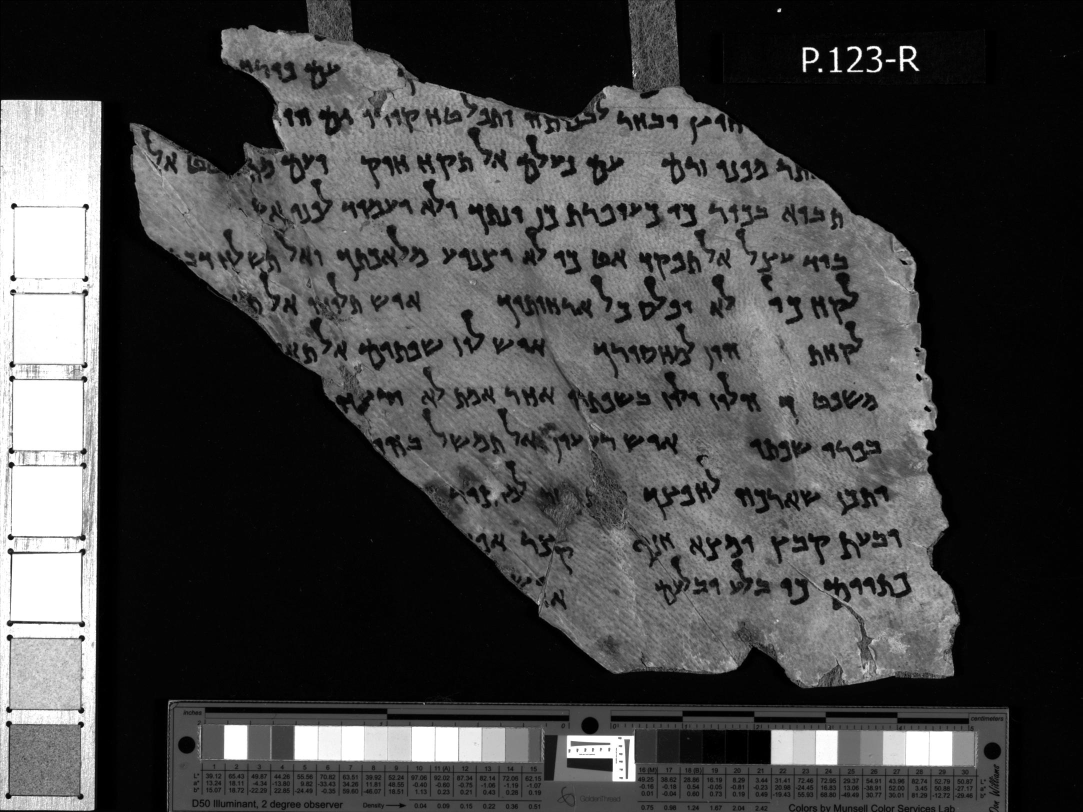
#> input picture example.jpg, 2165 x 1624 px (shown at 1/2 size)
$ python -i preprocessing.py   (imports and definitions only)   (older library calls are emulated)
#> lines starting #> are read from the running program, lines starting #| are printed output that depends on the picture; after the words box and inside, x2 and y2 are one past the last pixel; in counts of white or black regions, pixels touching at a corner belong together
#> further down, picture is the input picture: shape (1624, 2165); min 0, max 255, mean 67.5
import cv2
import numpy
import math

def fill_white(image):
    h, w = image.shape
#> h = 1624; w = 2165
    seed = (1, 1)

    mask = numpy.zeros((h+2, w+2), numpy.uint8)
    floodflags = 4
    floodflags |= cv2.FLOODFILL_MASK_ONLY
    floodflags |= (255 << 8)

    # corners
    num, img, mask, rect = cv2.floodFill(image, mask, seed, 255)
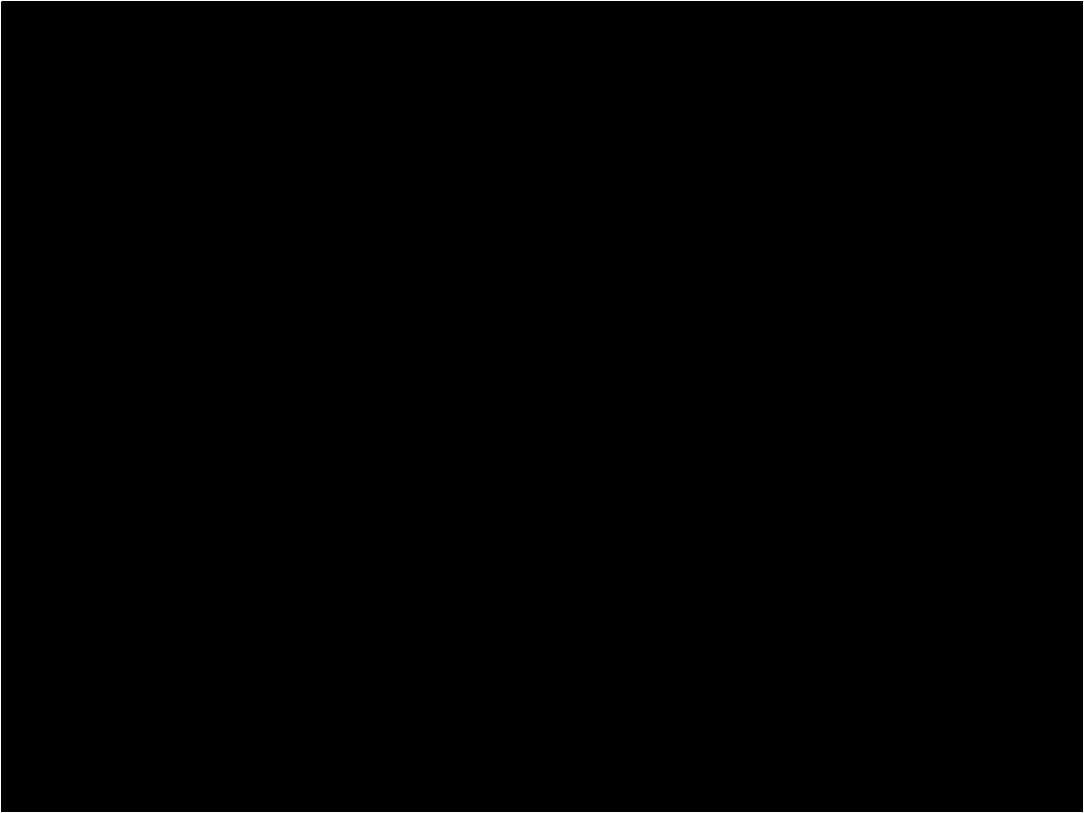
#> mask: shape (1626, 2167) (shown at 1/2 size); values 0 (black) and 1 (white), 0.22% white in thin lines or dots
#> num = 4; rect = (0, 0, 3, 2)
    num, img, mask, rect = cv2.floodFill(img, mask, (w-2, h-2), 255)
#> img: shape (1624, 2165); min 0, max 255, mean 67.5
#> num = 64; rect = (2152, 1616, 13, 8)
    num, img, mask, rect = cv2.floodFill(img, mask, (0, h-2), 255)
#> img: shape (1624, 2165); min 0, max 255, mean 67.5
#> num = 1; rect = (0, 1622, 1, 1)
    num, img, mask, rect = cv2.floodFill(img, mask, (w-2, 0), 255)
#> img: shape (1624, 2165); min 0, max 255, mean 67.5
#> num = 37; rect = (2128, 0, 37, 1)

    #middle of edges
    num, img, mask, rect = cv2.floodFill(image, mask, (w//2, 1), 255)
#> img: shape (1624, 2165); min 0, max 255, mean 67.5
#> num = 10; rect = (1081, 1, 9, 2)
    num, img, mask, rect = cv2.floodFill(img, mask, (1, h//2-2), 255)
#> num = 48; rect = (0, 803, 7, 14)
    num, img, mask, rect = cv2.floodFill(img, mask, (w//2-2, h-2), 255)
#> img: shape (1624, 2165); min 0, max 255, mean 67.5
#> num = 4; rect = (1080, 1619, 1, 4)
    num, img, mask, rect = cv2.floodFill(img, mask, (w-2, h//2), 255)
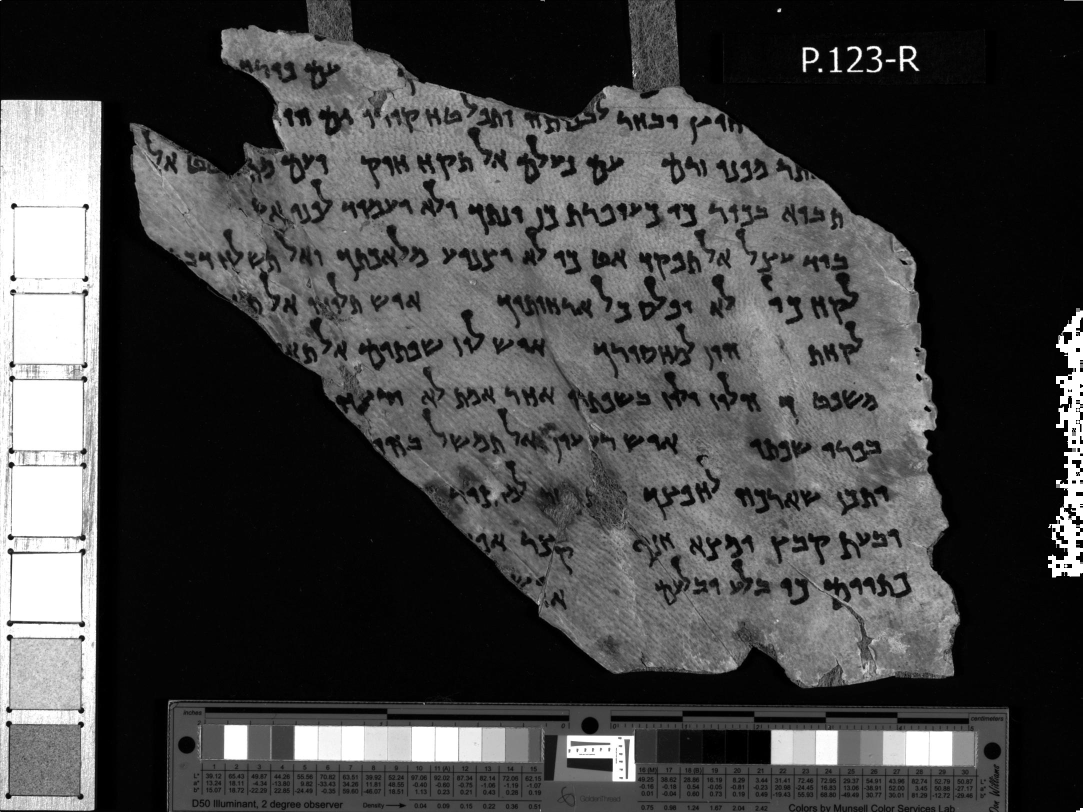
#> img: shape (1624, 2165) (shown at 1/2 size); min 0, max 255, mean 68.8
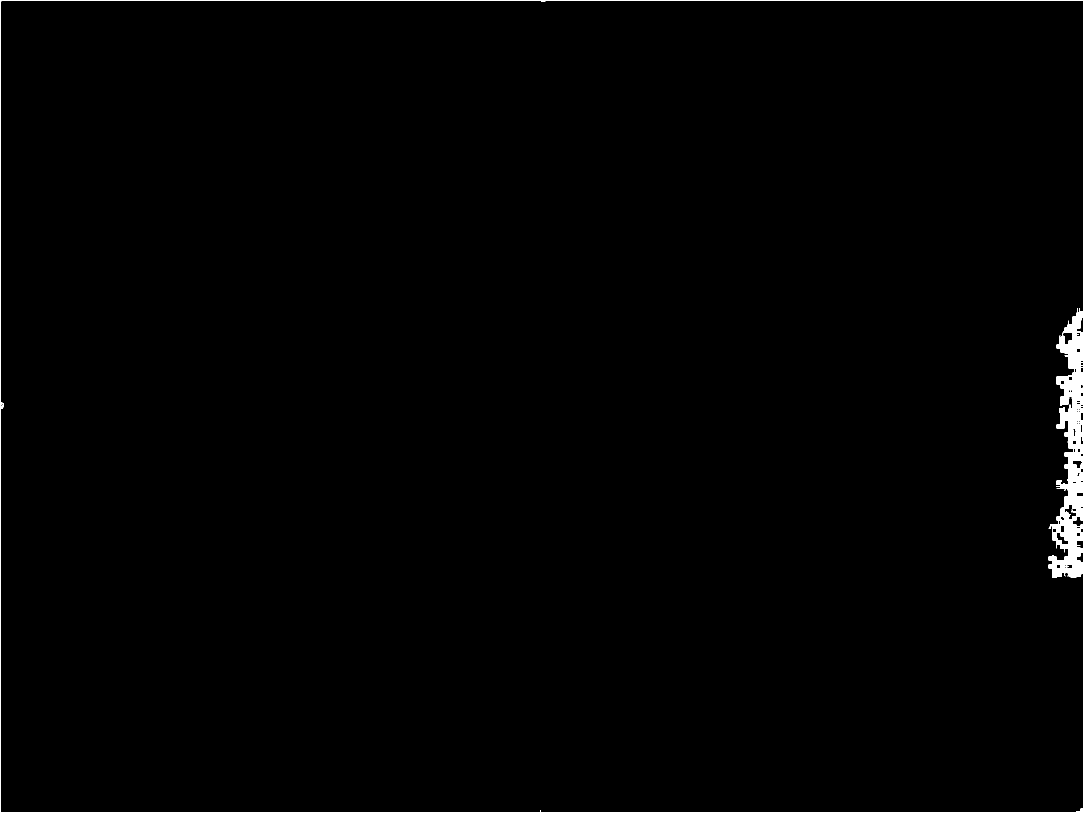
#> mask: shape (1626, 2167) (shown at 1/2 size); values 0 (black) and 1 (white), 0.71% white; 3 white regions (2 under 20 px), largest, box (x1, y1, x2, y2) and area: (0, 0, 2167, 1626) 24886
#> num = 17150; rect = (2096, 616, 69, 539)

    return img

# [97 lines left out: functions get_gauss_otsu, get_letter_rects, get_all_rects, get_page_rect_mask, pad, pythagoras, not called in this run]

def rect_middle(rect):
    return [rect[0] + (rect[2] // 2), rect[1] + (rect[3] // 2)]

def resize(image, proportion):
    return cv2.resize(image, (0,0), fx=proportion, fy=proportion)

#Expects B&W Image
# [16 lines left out: functions sideway_blurred, subimage, not called in this run]

>>> import cv2
>>> picture = cv2.imread('../example.jpg', cv2.IMREAD_GRAYSCALE)
>>> result = fill_white(picture)
